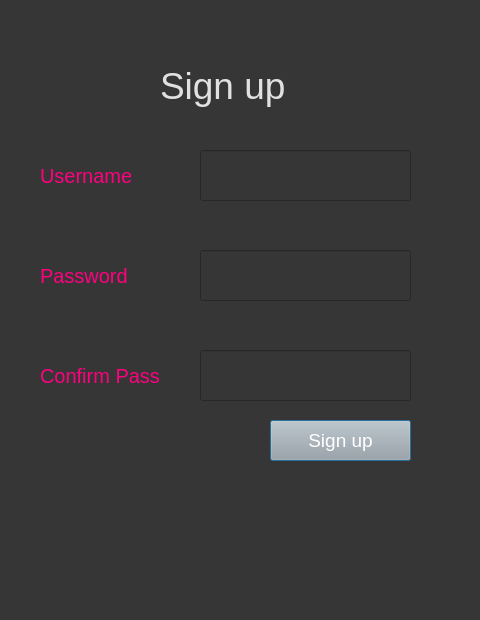
<?xml version="1.0" encoding="UTF-8"?>
<ui version="4.0">
 <class>Dialog</class>
 <widget class="QDialog" name="Dialog">
  <property name="geometry">
   <rect>
    <x>0</x>
    <y>0</y>
    <width>480</width>
    <height>620</height>
   </rect>
  </property>
  <property name="windowTitle">
   <string>Dialog</string>
  </property>
  <property name="styleSheet">
   <string notr="true">background-color: rgb(54, 54, 54);</string>
  </property>
  <widget class="QLabel" name="label">
   <property name="geometry">
    <rect>
     <x>160</x>
     <y>50</y>
     <width>171</width>
     <height>71</height>
    </rect>
   </property>
   <property name="styleSheet">
    <string notr="true">color:rgb(225, 225, 225); font-size:28pt;</string>
   </property>
   <property name="text">
    <string>Sign up</string>
   </property>
  </widget>
  <widget class="QLabel" name="label_2">
   <property name="geometry">
    <rect>
     <x>40</x>
     <y>160</y>
     <width>101</width>
     <height>31</height>
    </rect>
   </property>
   <property name="styleSheet">
    <string notr="true">font-size:15pt; color:rgb(255, 0, 127)</string>
   </property>
   <property name="text">
    <string>Username</string>
   </property>
  </widget>
  <widget class="QLineEdit" name="username">
   <property name="geometry">
    <rect>
     <x>200</x>
     <y>150</y>
     <width>211</width>
     <height>51</height>
    </rect>
   </property>
   <property name="styleSheet">
    <string notr="true">font-size:14pt; color:rgb(243, 243, 243)</string>
   </property>
  </widget>
  <widget class="QLineEdit" name="password">
   <property name="geometry">
    <rect>
     <x>200</x>
     <y>250</y>
     <width>211</width>
     <height>51</height>
    </rect>
   </property>
   <property name="styleSheet">
    <string notr="true">font-size:14pt; color:rgb(243, 243, 243)</string>
   </property>
   <property name="text">
    <string/>
   </property>
  </widget>
  <widget class="QLabel" name="label_3">
   <property name="geometry">
    <rect>
     <x>40</x>
     <y>260</y>
     <width>111</width>
     <height>31</height>
    </rect>
   </property>
   <property name="styleSheet">
    <string notr="true">font-size:15pt; color:rgb(255, 0, 127)</string>
   </property>
   <property name="text">
    <string>Password</string>
   </property>
  </widget>
  <widget class="QPushButton" name="signupbutton">
   <property name="geometry">
    <rect>
     <x>270</x>
     <y>420</y>
     <width>141</width>
     <height>41</height>
    </rect>
   </property>
   <property name="styleSheet">
    <string notr="true">background-color: rgb(167, 168, 167); font-size:14pt; color:rgb(255, 255, 255)</string>
   </property>
   <property name="text">
    <string>Sign up</string>
   </property>
  </widget>
  <widget class="QLineEdit" name="confirmpass">
   <property name="geometry">
    <rect>
     <x>200</x>
     <y>350</y>
     <width>211</width>
     <height>51</height>
    </rect>
   </property>
   <property name="styleSheet">
    <string notr="true">font-size:14pt; color:rgb(243, 243, 243)</string>
   </property>
   <property name="text">
    <string/>
   </property>
  </widget>
  <widget class="QLabel" name="label_4">
   <property name="geometry">
    <rect>
     <x>40</x>
     <y>360</y>
     <width>151</width>
     <height>31</height>
    </rect>
   </property>
   <property name="styleSheet">
    <string notr="true">font-size:15pt; color:rgb(255, 0, 127)</string>
   </property>
   <property name="text">
    <string>Confirm Pass</string>
   </property>
  </widget>
 </widget>
 <resources/>
 <connections/>
</ui>
